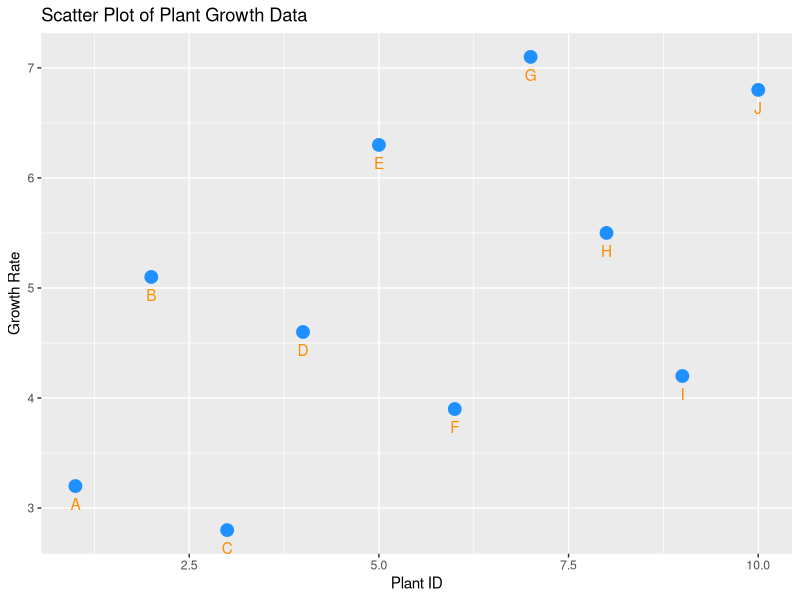

Here is the R script that generated this plot:
#Step1:
# Install necessary package
install.packages("ggplot2")
# Load the necessary package(s)
library(ggplot2)

#Step2:
# Create a dataframe for plant growth data
data <- data.frame(
  Plant_ID = 1:10,
  Growth_Rate = c(3.2, 5.1, 2.8, 4.6, 6.3, 3.9, 7.1, 5.5, 4.2, 6.8),
  Condition_Label = LETTERS[1:10]
)
# print data
print(data)

#Step3:
# Create a scatter plot with text labels and customizations
ggplot(data = data, aes(x = Plant_ID, y = Growth_Rate)) +
  geom_point(color = "dodgerblue", size = 4) +
  geom_text(aes(label = Condition_Label), vjust = 2, color = "darkorange") +
  labs(title = "Scatter Plot of Plant Growth Data", x = "Plant ID", y = "Growth Rate")
